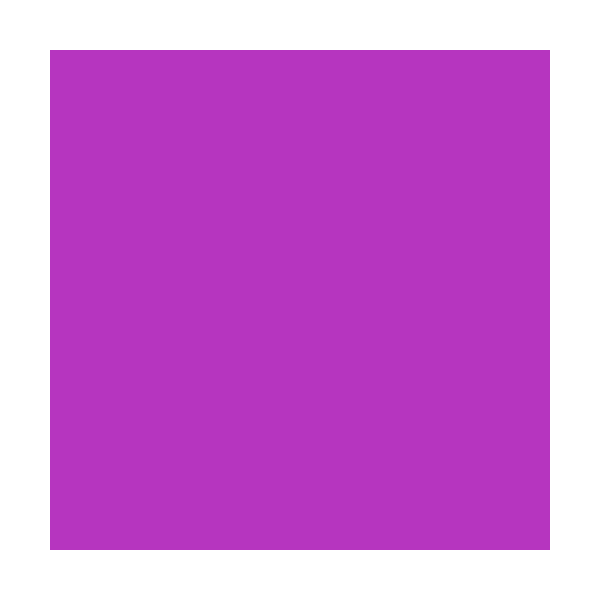
Frame 1 (no input)
Frame 60 (no input): identical to frame 1, image omitted
Frame 120 (the mouse pressed at the canvas centre since frame 60): identical to frame 1, image omitted

The p5.js sketch that drew this single still picture (run headless with seeded random() and noise() and a simulated clock; from frame 60 on, the mouse is pressed at the canvas centre):

// p5.js sketch
// ── sketch.js
let fillColour;
let x = 300;
let y = 300;

function setup() {
  createCanvas(600, 600);
  noStroke();

  fillColour = color(random(255), random(255), random(255));
}

function draw() {
  background(255);

  rectMode(CENTER);
  fill(fillColour);
  rect(x, y, 500, 500); 
}

function keyPressed() {
  
  if (keyCode === UP_ARROW || key === 'w' || key === 'W') {
    y -= 5;
  }
  
  else if (keyCode === DOWN_ARROW || key === 's' || key === 'S') {
    y += 5;
  }
  else if (keyCode === LEFT_ARROW || key === 'a' || key === 'A') {
    x -= 5;
  }
 
  else if (keyCode === RIGHT_ARROW || key === 'd' || key === 'D') {
    x += 5;
  }
  fillColour = color(random(255), random(255), random(255));
  return false;
}
